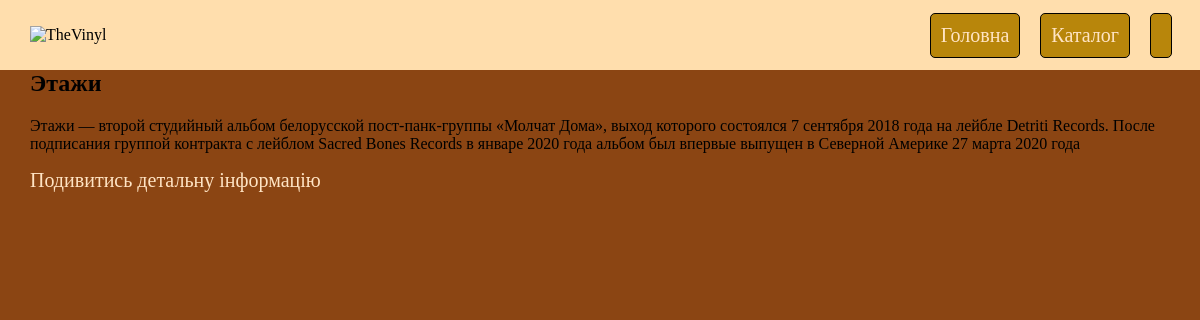
Page /products/all on the committed database.
### product/models.py (models this page shows, shortened)
class Product(models.Model):
    DEFAULT_FORMAT = 'choose_the_format'
    FORMAT_CHOICES = (
        (DEFAULT_FORMAT, 'Choose the format'),
        ('cd', 'CD'),
        ('lp', 'LP'),
        ('digital', 'Digital'),
        ('casette', 'Casette')
    )
    NONDEF_CHOICE = 'non defined'
    GENRE_CHOICES = (
        (NONDEF_CHOICE, 'Non defined'),
        ('rock', 'Rock'),
        ('synth_wave', 'Synth wave'),
        ('post_punk','Post punk'),
        ('heavy_metal','Heavy metal')
    )
    UNS_STATUS = "unseen"
    PRODUCT_STATUSES = (
        (UNS_STATUS, 'Unseen'),
        ('recntly_seen', 'Recently seen'),
        ('ad_in_cart', 'Add in cart')
    )
    id = models.AutoField(primary_key=True)
    title = models.CharField(max_length=40)
    price = models.DecimalField(max_digits=10, decimal_places=2)
    available = models.BooleanField(default=True)
    description = models.TextField()
    performer = models.CharField(max_length=50,default='Artist')
    image = models.ImageField(upload_to='images/')
    updated_at = models.DateTimeField(auto_now=True)
    format = models.CharField(
        max_length=40,
        choices=FORMAT_CHOICES,
        default=DEFAULT_FORMAT,
    )
    status = models.CharField(
        max_length=40,
        choices=PRODUCT_STATUSES,
        default=UNS_STATUS,
    )
    genre = models.CharField(
        max_length=255,
        choices=GENRE_CHOICES,
        default=NONDEF_CHOICE
    )
    song_list = models.TextField(default='Not Mentioned')
    created_at = models.DateTimeField(auto_now_add=True)
    in_stock = models.BooleanField(default=True)

### product/views.py (the view)
# urls.py: path('all', views.get_all_products),
def get_all_products(request):
    context = {
        'products' : Product.objects.order_by('status', 'id'),
        'title' : 'All products'
    }
    return render(request, 'all.html', context)

### product/templates/all.html (shortened to what this page needs)
{% extends 'base.html' %}
{% block CONTENT %}
    {% for product in products %}
        <div class="product">
            <h2>{{ product.title }}</h2>
            <p>{{ product.description }}</p>
            <a href="http://localhost:8000/products/detail/{{ product.id }}" >Подивитись детальну інформацію</a>
        </div>
    {% endfor %}
{% endblock CONTENT %}

### product/templates/base.html (shortened to what this page needs)
<!DOCTYPE html>
<html lang="en">
<head>
</head>
<body>
    <header>
        <img src="/image/thevinyl_red_logo.svg" title="TheVinyl" alt="TheVinyl" class="us-logo-img">
        <ul class="navbar">
            <li class="navbar-item">
                <a href="http://localhost:8000/products">Головна</a>
            </li>
            <li class="navbar-item">
                <a href="http://localhost:8000/products/all">Каталог</a>
            </li>
            <li class="navbar-item">
            </li>
        </ul>
    </header>
<div class="content">
    {%block CONTENT%} {% endblock CONTENT %}
</div>
</body>
</html>

### product/templates/base.html (style rules this page uses)
body { background:#8B4513; margin: 0; }
.navbar { list-style: none; display: flex; padding: 0; margin: 0; margin-left: 30px;; }
.navbar-item { padding: 10px; margin: 10px; border: 1px solid black; border-radius: 5px; background: darkgoldenrod; color: navajowhite; text-decoration: none; }
a { text-decoration: none; color: bisque; font-size: 20px; }
header { padding: 15px 30px; display: flex; align-items: center; background-color: #FFDEAD; position: fixed; top: 0; left: 0; height: 40px; width: 96%; justify-content: space-between; ; }
.content { margin-top: 70px; margin-left: 30px; margin-right: 30px; }
.navbar-item { margin: 10px; }

### rows in the picture
Product: title "Этажи", description "Этажи — второй студийный альбом белорусской пост-панк-группы «Молчат Дома», выход которого состоялся 7 сентября 2018 года на лейбле Detriti Records. После подписания группой контракта с лейблом Sacred Bones Records в январе 2020 года альбом был впервые выпущен в Северной Америке 27 марта 2020 года"
